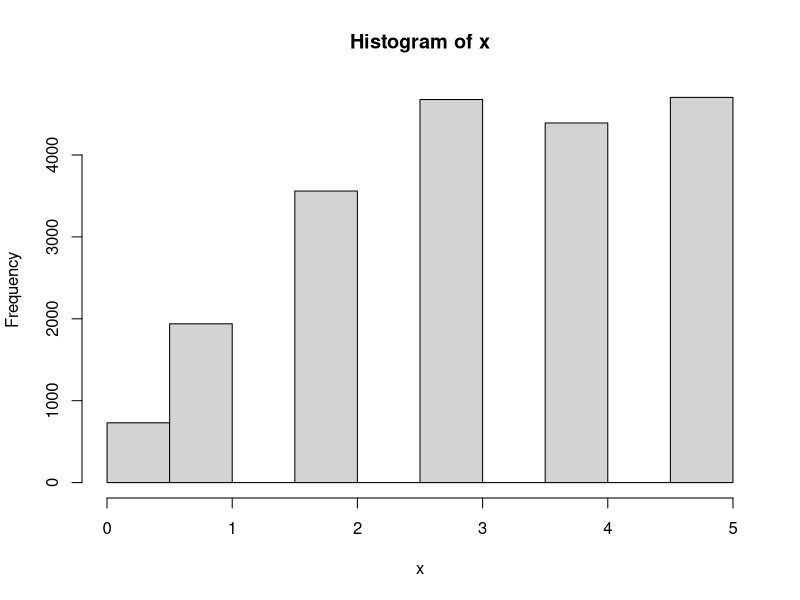
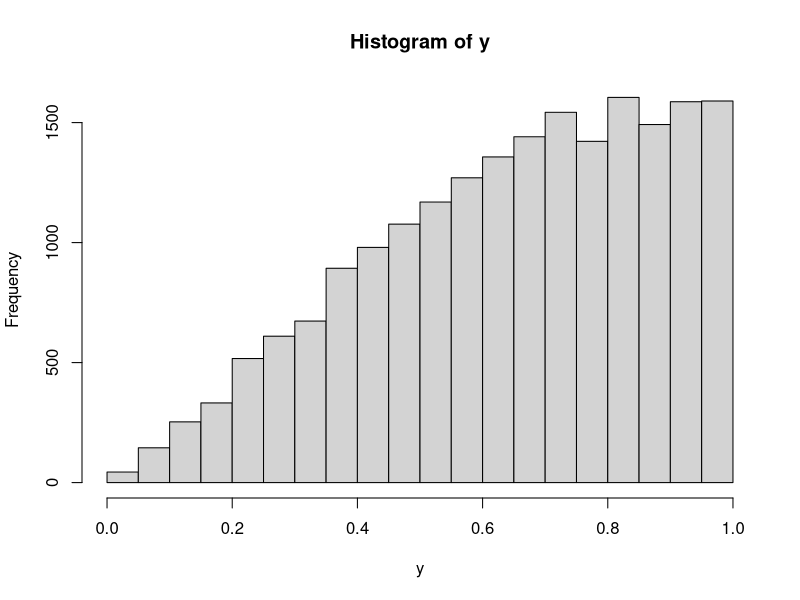
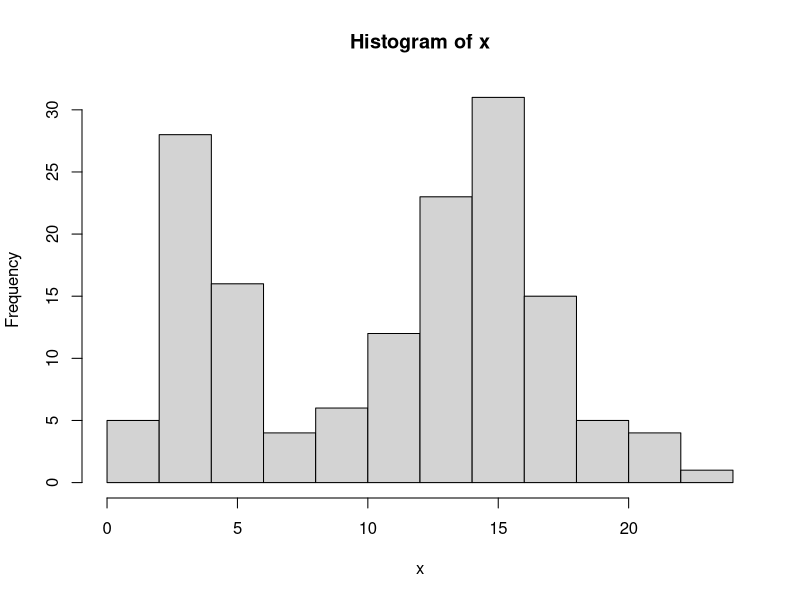
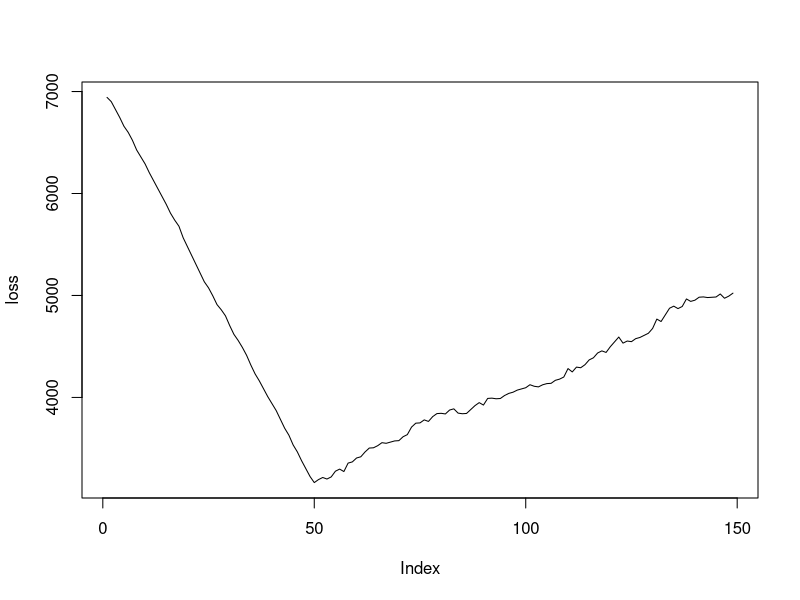

The R script that drew these images, in order:
###Implementation of single component MH

###Proposals Binomial(n,0.5) for the
#first component and a uniform(0,1) for the second component


n=5; al=2;bt=1;nsim=20000
x=c();y=c();x[1]=1;y[1]=0.5
for(j in 2:nsim){
  #first component update
  z1=rbinom(1,n,0.5)
  num=(y[j-1]^z1)*((1-y[j-1])^(n-z1))
  den=(y[j-1]^x[j-1])*((1-y[j-1])^(n-x[j-1]))
  prob1=min(num/den,1)
  binom=rbinom(1,1,prob1)
  x[j]=ifelse(binom==1,z1,x[j-1])
  #second component update
  z2=runif(1)
  num= (z2^(x[j-1]+al-1))*((1-z2)^(n-x[j-1]+bt-1))
  den= (y[j-1]^(x[j-1]+al-1))*((1-y[j-1])^(n-x[j-1]+bt-1))
  prob2=min(num/den,1)
  binom=rbinom(1,1,prob2)
  y[j]=ifelse(binom==1,z2,y[j-1])}
z=cbind(x,y)
hist(x); hist(y)

##Change point problem
###simulate data
n=150; k=50; mu=4;lambda=15
x=c(rpois(k,mu),rpois((n-k),lambda))
hist(x)


####Priors: Gamma(a1,b1), Gamma(a2,b2),discrete uniform
#prior parameters
a=10;b=1;
##proposals: Gamma, Gamma, discrete unif
rdunif=function(nsim,a,b){floor(runif(nsim,a,b+1))}
#test=rdunif(500,0,10)
#table(test)
n=length(x)
u=c(); v=c();w=c()
u[1]=1;v[1]=2;w[1]=round(n/2)
for(j in 2:10000){
  #update for first component
  u[j]=rgamma(1,shape=a+sum(x[1:w[j-1]]), rate=(w[j-1]+b))
  #update for second component
  v[j]=rgamma(1,shape=a+sum(x[-(1:w[j-1])]), rate=((n-w[j-1]+b)))
  #update for third component
  #proposal 
  q=rdunif(1,1,n); cr=w[j-1]; mu=u[j-1];la=v[j-1]
  sterm1=(sum(x[1:q])-sum(x[1:cr])); 
  sterm2=sum(x[-(1:q)])-sum(x[-(1:cr)])
  sterm3=((q-cr)*mu)+((cr-q)*la)
  logp1=(sterm1*log(mu))+(sterm2*log(la))-sterm3
  rho=min(exp(logp1),1)
  binom=rbinom(1,1,rho)
  w[j]=ifelse(binom==1,q,w[j-1])}
chain=cbind(u,v,w)
chain.burn=chain[-(1:5000),]
estimates=colMeans(chain.burn)
estimates
###Alternative way: frequentist approach,
#any arbitrary starting point
sp=125
imu1=mean(x[1:sp]); imu2=mean(x[-(1:sp)])
loss=c()
for(j in 1:(n-1)){
  t=j
  loss[j]=sum((x[1:t]-imu1)^2)+sum((x[-(1:t)]-imu2)^2)}

plot(loss,type="l")
which.min(loss)

















































































